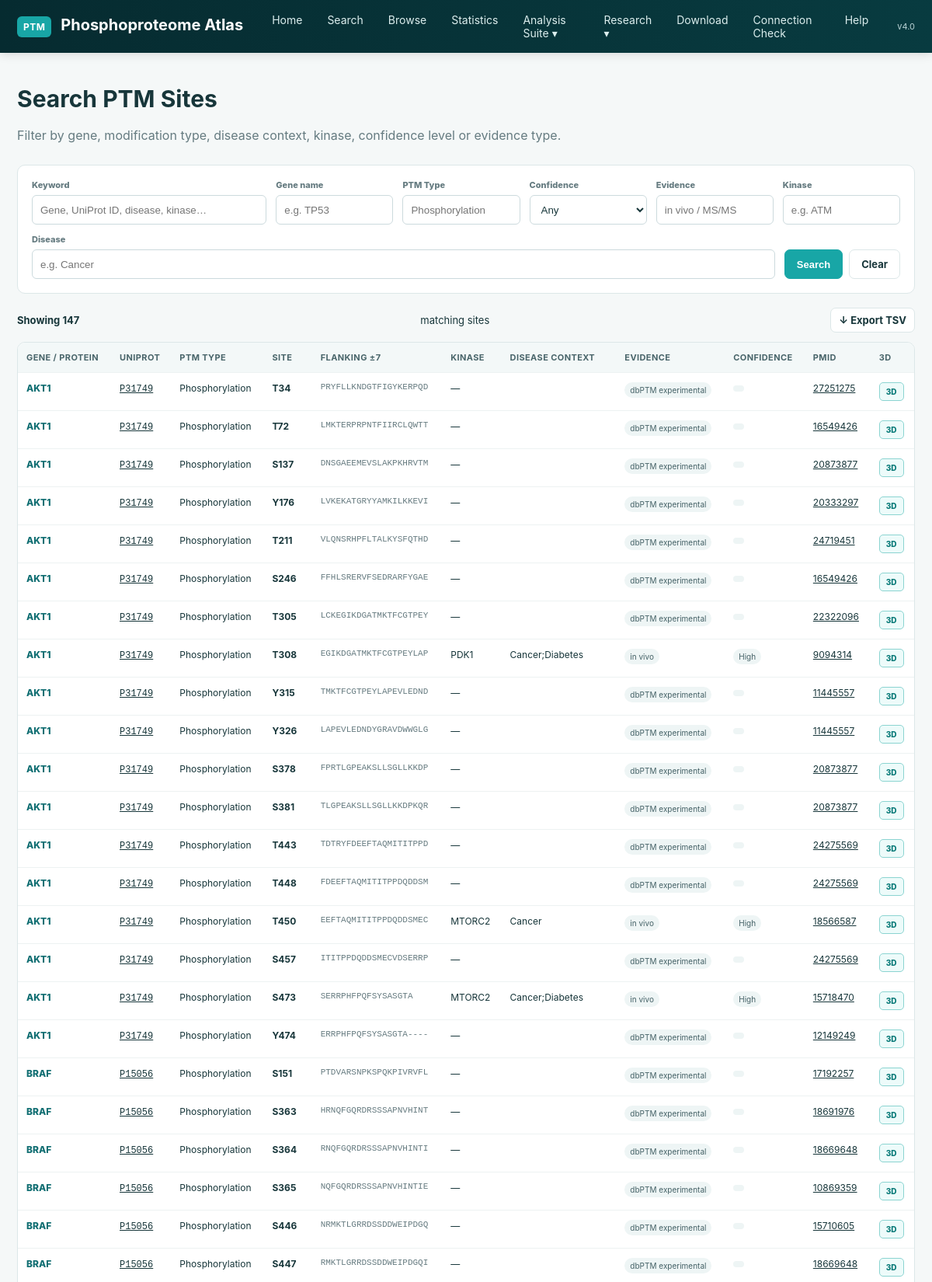
Screenshot of /search (upper part) with the database file from the repository.
### tables this page shows
CREATE TABLE ptm_sites (
    id INTEGER PRIMARY KEY AUTOINCREMENT,
    gene TEXT NOT NULL, uniprot TEXT NOT NULL, ptm_type TEXT NOT NULL,
    site TEXT NOT NULL, position INTEGER, flanking TEXT, kinase TEXT,
    disease_context TEXT, evidence TEXT, confidence TEXT, pmid TEXT,
    source_url TEXT, protein_id TEXT, validation_status TEXT, pmid_old TEXT, pmids_dbptm TEXT, pmid_count INTEGER, pmid_score INTEGER, evidence_level TEXT, status TEXT, review_note TEXT,
    UNIQUE(uniprot, ptm_type, site, pmid)
);

### app.py (the view)
@app.route("/search")
def search():
    rows=rows_from_db(request.args)
    return render_template("search.html", rows=rows, args=request.args)

### app.py (called while the page is built, shortened)
def rows_from_db(params=None):
    conn=db()
    sql="SELECT * FROM ptm_sites WHERE 1=1"
    vals=[]
    p=params or {}
    for key,col in [("q",None),("gene","gene"),("ptm_type","ptm_type"),("confidence","confidence"),
                    ("evidence","evidence"),("kinase","kinase"),("disease","disease_context")]:
        v=(p.get(key) or "").strip()
        if not v: continue
    sql += " ORDER BY gene, position, id"
    rows=conn.execute(sql,vals).fetchall()
    conn.close()
    return rows

### features.py (called while the page is built)
@bp.app_context_processor
def inject_nav():
    return {"FEATURES": FEATURES}

### services/dbutil.py (called while the page is built)
def db():
    conn = sqlite3.connect(DB)
    conn.row_factory = sqlite3.Row
    return conn

### templates/search.html (shortened to what this page needs)
{% extends "base.html" %}{% block title %}Search PTM Sites — PTM-SiteDB{% endblock %}
{% block content %}
<div class="page-header"><h2>Search PTM Sites</h2><p>Filter by gene, modification type, disease context, kinase, confidence level or evidence type.</p></div>
<form class="filter-bar" method="get">
<div class="form-group wide"><label>Keyword</label><input name="q" value="{{args.get('q','')}}" placeholder="Gene, UniProt ID, disease, kinase…"></div>
<div class="form-group"><label>Gene name</label><input name="gene" value="{{args.get('gene','')}}" placeholder="e.g. TP53"></div>
<div class="form-group"><label>PTM Type</label><input name="ptm_type" value="{{args.get('ptm_type','')}}" placeholder="Phosphorylation"></div>
<div class="form-group"><label>Confidence</label><select name="confidence"><option value="">Any</option></select></div>
<div class="form-group"><label>Evidence</label><input name="evidence" value="{{args.get('evidence','')}}" placeholder="in vivo / MS/MS"></div>
<div class="form-group"><label>Kinase</label><input name="kinase" value="{{args.get('kinase','')}}" placeholder="e.g. ATM"></div>
<div class="form-group"><label>Disease</label><input name="disease" value="{{args.get('disease','')}}" placeholder="e.g. Cancer"></div>
<div class="form-actions"><button class="btn btn-primary">Search</button><a class="btn btn-secondary" href="{{url_for('search')}}">Clear</a></div>
</form>
<div class="result-meta"><b>Showing {{rows|length}}</b> matching sites <a class="btn btn-secondary btn-sm" href="{{url_for('download')}}">↓ Export TSV</a></div>
<div class="table-wrap"><table><thead><tr><th>Gene / Protein</th><th>UniProt</th><th>PTM Type</th><th>Site</th><th>Flanking ±7</th><th>Kinase</th><th>Disease Context</th><th>Evidence</th><th>Confidence</th><th>PMID</th><th>3D</th></tr></thead>
<tbody>{% for r in rows %}<tr>
<td><a class="td-gene" href="{{url_for('protein',uniprot=r.uniprot)}}">{{r.gene}}</a></td>
<td><a class="mono" href="https://www.uniprot.org/uniprotkb/{{r.uniprot}}" target="_blank">{{r.uniprot}}</a></td>
<td>{{r.ptm_type}}</td><td><b>{{r.site}}</b></td><td class="flank">{{r.flanking}}</td><td>{{r.kinase or '—'}}</td><td>{{r.disease_context}}</td>
<td><span class="badge">{{r.evidence}}</span></td><td><span class="badge">{{r.confidence}}</span></td><td><a href="https://pubmed.ncbi.nlm.nih.gov/{{r.pmid}}/" target="_blank">{{r.pmid}}</a></td>
<td><a class="btn3d" href="{{url_for('viewer',uniprot=r.uniprot)}}">3D</a></td>
</tr>{% else %}<tr><td colspan="11" class="empty">No records match these filters.</td></tr>{% endfor %}</tbody></table></div>
{% endblock %}

### static/css/main.css (style rules this page uses)
:root { --nav:#062b30;--nav2:#083b40;--teal:#18a6a6;--sky:#3aa8e6;--ink:#17363a;--muted:#657b80;--bg:#f5f8f8;--card:#fff;--line:#dce7e8;--green:#118b6e }
* { box-sizing:border-box }
body { margin:0;font-family:Inter,Segoe UI,Arial,sans-serif;background:var(--bg);color:var(--ink) }
a { color:inherit }
h2 { font-size:30px;margin:7px 0 10px }
.page-header { margin-bottom:25px }
.page-header p,.hero p { color:var(--muted);max-width:800px;line-height:1.65 }
.btn { display:inline-flex;align-items:center;justify-content:center;border:1px solid var(--line);border-radius:7px;padding:10px 15px;text-decoration:none;font-size:13px;font-weight:700;cursor:pointer }
.btn-primary { background:var(--teal);border-color:var(--teal);color:white }
.btn-secondary { background:white;color:var(--ink) }
.btn-sm { padding:7px 10px }
.filter-bar { background:white;border:1px solid var(--line);border-radius:10px;padding:18px;display:flex;flex-wrap:wrap;gap:12px;align-items:end;margin-bottom:18px }
.form-group { flex:1;min-width:145px }
.form-group.wide { flex:2;min-width:250px }
.form-group label { display:block;font-size:11px;font-weight:800;color:var(--muted);margin-bottom:6px }
.form-group input,.form-group select { width:100%;height:38px;border:1px solid #ccdadd;border-radius:6px;padding:0 10px;background:white;color:var(--ink) }
.form-actions { display:flex;gap:8px }
.result-meta { display:flex;justify-content:space-between;align-items:center;margin:12px 0;font-size:13px }
.table-wrap { overflow:auto;background:white;border:1px solid var(--line);border-radius:10px }
table { width:100%;border-collapse:collapse }
.table-wrap>table { min-width:1000px }
th,td { padding:12px 11px;border-bottom:1px solid #edf2f2;text-align:left;font-size:12px;vertical-align:top }
th { background:#f3f8f8;color:#49656a;font-size:11px;text-transform:uppercase;letter-spacing:.4px;position:sticky;top:0 }
.td-gene { font-weight:800;color:#126f73;text-decoration:none }
.mono { font-family:ui-monospace,SFMono-Regular,Consolas,monospace }
.flank { font-family:ui-monospace,SFMono-Regular,Consolas,monospace;font-size:11px;color:#667b80 }
.badge { display:inline-block;padding:4px 7px;border-radius:20px;background:#eef5f5;color:#446166;font-size:10px }
.btn3d { display:inline-block;text-decoration:none;border:1px solid #8bd4d1;color:#087a78;background:#edfbfa;border-radius:5px;padding:5px 8px;font-weight:800;font-size:10px }

### rows the page displays
ptm_sites: gene "AKT1", uniprot "P31749", ptm_type "Phosphorylation", site "T34", flanking "PRYFLLKNDGTFIGYKERPQD", kinase "—", evidence "dbPTM experimental", pmid "27251275"
ptm_sites: gene "AKT1", uniprot "P31749", ptm_type "Phosphorylation", site "T72", flanking "LMKTERPRPNTFIIRCLQWTT", kinase "—", evidence "dbPTM experimental", pmid "16549426"
ptm_sites: gene "AKT1", uniprot "P31749", ptm_type "Phosphorylation", site "S137", flanking "DNSGAEEMEVSLAKPKHRVTM", kinase "—", evidence "dbPTM experimental", pmid "20873877"
ptm_sites: gene "AKT1", uniprot "P31749", ptm_type "Phosphorylation", site "Y176", flanking "LVKEKATGRYYAMKILKKEVI", kinase "—", evidence "dbPTM experimental", pmid "20333297"
ptm_sites: gene "AKT1", uniprot "P31749", ptm_type "Phosphorylation", site "T211", flanking "VLQNSRHPFLTALKYSFQTHD", kinase "—", evidence "dbPTM experimental", pmid "24719451"
ptm_sites: gene "AKT1", uniprot "P31749", ptm_type "Phosphorylation", site "S246", flanking "FFHLSRERVFSEDRARFYGAE", kinase "—", evidence "dbPTM experimental", pmid "16549426"
ptm_sites: gene "AKT1", uniprot "P31749", ptm_type "Phosphorylation", site "T305", flanking "LCKEGIKDGATMKTFCGTPEY", kinase "—", evidence "dbPTM experimental", pmid "22322096"
ptm_sites: gene "AKT1", uniprot "P31749", ptm_type "Phosphorylation", site "T308", flanking "EGIKDGATMKTFCGTPEYLAP", kinase "PDK1", disease_context "Cancer;Diabetes", evidence "in vivo", confidence "High", pmid "9094314"
ptm_sites: gene "AKT1", uniprot "P31749", ptm_type "Phosphorylation", site "Y315", flanking "TMKTFCGTPEYLAPEVLEDND", kinase "—", evidence "dbPTM experimental", pmid "11445557"
ptm_sites: gene "AKT1", uniprot "P31749", ptm_type "Phosphorylation", site "Y326", flanking "LAPEVLEDNDYGRAVDWWGLG", kinase "—", evidence "dbPTM experimental", pmid "11445557"
ptm_sites: gene "AKT1", uniprot "P31749", ptm_type "Phosphorylation", site "S378", flanking "FPRTLGPEAKSLLSGLLKKDP", kinase "—", evidence "dbPTM experimental", pmid "20873877"
ptm_sites: gene "AKT1", uniprot "P31749", ptm_type "Phosphorylation", site "S381", flanking "TLGPEAKSLLSGLLKKDPKQR", kinase "—", evidence "dbPTM experimental", pmid "20873877"
ptm_sites: gene "AKT1", uniprot "P31749", ptm_type "Phosphorylation", site "T443", flanking "TDTRYFDEEFTAQMITITPPD", kinase "—", evidence "dbPTM experimental", pmid "24275569"
ptm_sites: gene "AKT1", uniprot "P31749", ptm_type "Phosphorylation", site "T448", flanking "FDEEFTAQMITITPPDQDDSM", kinase "—", evidence "dbPTM experimental", pmid "24275569"
ptm_sites: gene "AKT1", uniprot "P31749", ptm_type "Phosphorylation", site "T450", flanking "EEFTAQMITITPPDQDDSMEC", kinase "MTORC2", disease_context "Cancer", evidence "in vivo", confidence "High", pmid "18566587"
ptm_sites: gene "AKT1", uniprot "P31749", ptm_type "Phosphorylation", site "S457", flanking "ITITPPDQDDSMECVDSERRP", kinase "—", evidence "dbPTM experimental", pmid "24275569"
ptm_sites: gene "AKT1", uniprot "P31749", ptm_type "Phosphorylation", site "S473", flanking "SERRPHFPQFSYSASGTA", kinase "MTORC2", disease_context "Cancer;Diabetes", evidence "in vivo", confidence "High", pmid "15718470"
ptm_sites: gene "AKT1", uniprot "P31749", ptm_type "Phosphorylation", site "Y474", flanking "ERRPHFPQFSYSASGTA----", kinase "—", evidence "dbPTM experimental", pmid "12149249"
ptm_sites: gene "BRAF", uniprot "P15056", ptm_type "Phosphorylation", site "S151", flanking "PTDVARSNPKSPQKPIVRVFL", kinase "—", evidence "dbPTM experimental", pmid "17192257"
ptm_sites: gene "BRAF", uniprot "P15056", ptm_type "Phosphorylation", site "S363", flanking "HRNQFGQRDRSSSAPNVHINT", kinase "—", evidence "dbPTM experimental", pmid "18691976"
ptm_sites: gene "BRAF", uniprot "P15056", ptm_type "Phosphorylation", site "S364", flanking "RNQFGQRDRSSSAPNVHINTI", kinase "—", evidence "dbPTM experimental", pmid "18669648"
ptm_sites: gene "BRAF", uniprot "P15056", ptm_type "Phosphorylation", site "S365", flanking "NQFGQRDRSSSAPNVHINTIE", kinase "—", evidence "dbPTM experimental", pmid "10869359"
ptm_sites: gene "BRAF", uniprot "P15056", ptm_type "Phosphorylation", site "S446", flanking "NRMKTLGRRDSSDDWEIPDGQ", kinase "—", evidence "dbPTM experimental", pmid "15710605"
ptm_sites: gene "BRAF", uniprot "P15056", ptm_type "Phosphorylation", site "S447", flanking "RMKTLGRRDSSDDWEIPDGQI", kinase "—", evidence "dbPTM experimental", pmid "18669648"

### other values shown
{{ rows|length }} "147"
